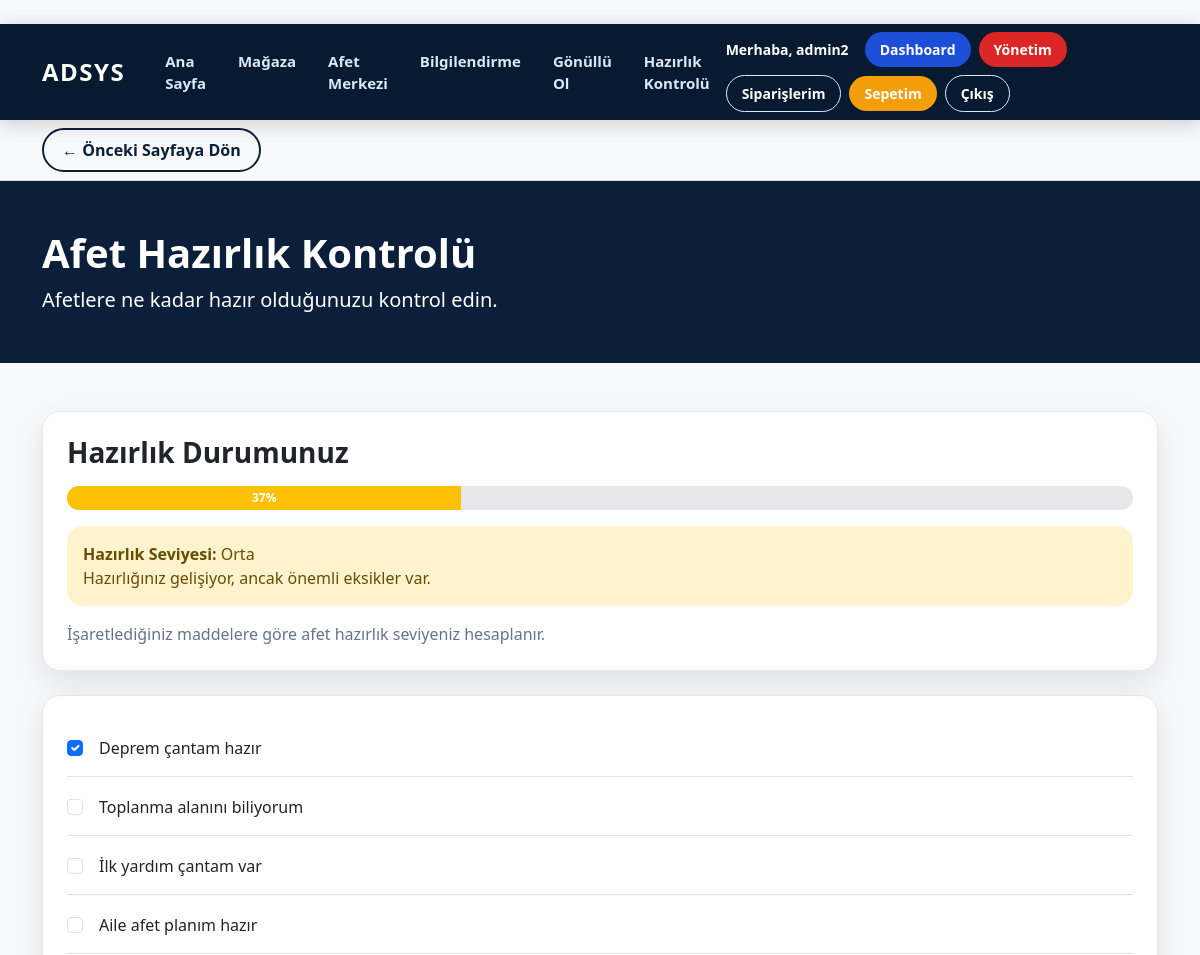
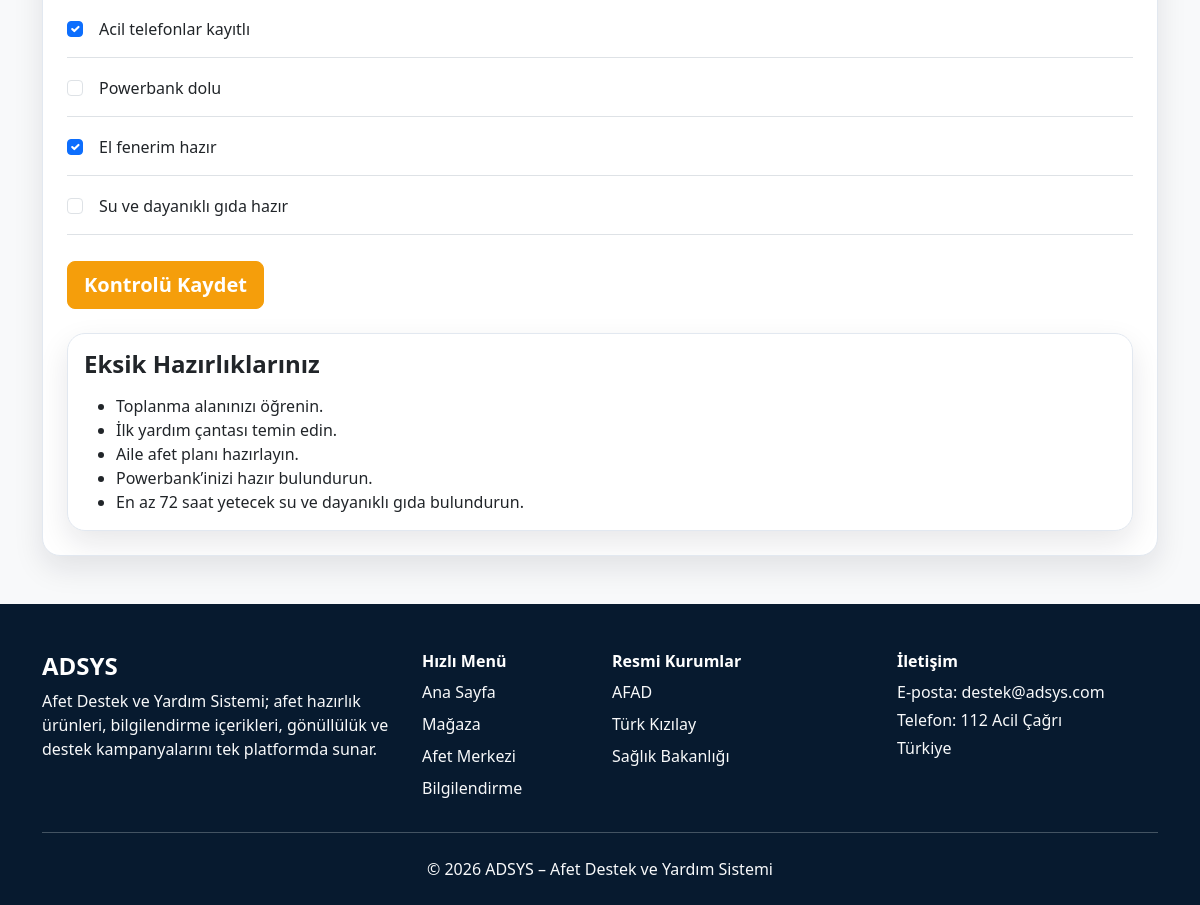
The page /bagis/hazirlik-kontrolu/ (signed in) on the database its author committed (2 pictures, top to bottom).
### donations/models.py (models this page shows, shortened)
class PreparednessCheck(models.Model):
    user = models.OneToOneField(
        "auth.User",
        on_delete=models.CASCADE,
        related_name="preparedness_check"
    )
    emergency_bag = models.BooleanField("Deprem çantam hazır", default=False)
    meeting_area = models.BooleanField("Toplanma alanını biliyorum", default=False)
    first_aid = models.BooleanField("İlk yardım çantam var", default=False)
    family_plan = models.BooleanField("Aile afet planım hazır", default=False)
    emergency_numbers = models.BooleanField("Acil telefonlar kayıtlı", default=False)
    powerbank = models.BooleanField("Powerbank dolu", default=False)
    flashlight = models.BooleanField("El fenerim hazır", default=False)
    water_food = models.BooleanField("Su ve dayanıklı gıda hazır", default=False)
    updated_at = models.DateTimeField(auto_now=True)
    class Meta:
        verbose_name = "Hazırlık Kontrolü"
        verbose_name_plural = "Hazırlık Kontrolleri"
    def progress_percent(self):
        fields = [
            self.emergency_bag,
            self.meeting_area,
            self.first_aid,
            self.family_plan,
            self.emergency_numbers,
            self.powerbank,
            self.flashlight,
            self.water_food,
        ]
        completed = sum(1 for field in fields if field)
        return int((completed / len(fields)) * 100)

### donations/views.py (the view)
# urls.py: path("hazirlik-kontrolu/", preparedness_check, name="preparedness_check"),
@login_required
def preparedness_check(request):
    check, created = PreparednessCheck.objects.get_or_create(user=request.user)
    if request.method == "POST":
        form = PreparednessCheckForm(request.POST, instance=check)
        if form.is_valid():
            form.save()
            return redirect("preparedness_check")
    else:
        form = PreparednessCheckForm(instance=check)
    return render(
        request,
        "preparedness_check.html",
        {
            "form": form,
            "check": check,
            "progress": check.progress_percent(),
        },
    )

### donations/forms.py
class PreparednessCheckForm(forms.ModelForm):
    class Meta:
        model = PreparednessCheck
        fields = [
            "emergency_bag",
            "meeting_area",
            "first_aid",
            "family_plan",
            "emergency_numbers",
            "powerbank",
            "flashlight",
            "water_food",
        ]
        widgets = {
            "emergency_bag": forms.CheckboxInput(attrs={"class": "form-check-input"}),
            "meeting_area": forms.CheckboxInput(attrs={"class": "form-check-input"}),
            "first_aid": forms.CheckboxInput(attrs={"class": "form-check-input"}),
            "family_plan": forms.CheckboxInput(attrs={"class": "form-check-input"}),
            "emergency_numbers": forms.CheckboxInput(attrs={"class": "form-check-input"}),
            "powerbank": forms.CheckboxInput(attrs={"class": "form-check-input"}),
            "flashlight": forms.CheckboxInput(attrs={"class": "form-check-input"}),
            "water_food": forms.CheckboxInput(attrs={"class": "form-check-input"}),
        }

### templates/preparedness_check.html (shortened to what this page needs)
﻿{% extends "base.html" %}
{% block content %}
<section class="py-5 text-white" style="background:#0B1F3A;">
    <div class="container">
        <h1 class="fw-bold">Afet Hazırlık Kontrolü</h1>
        <p class="lead mb-0">
            Afetlere ne kadar hazır olduğunuzu kontrol edin.
        </p>
    </div>
</section>
<div class="container my-5">
    <div class="card ad-card mb-4">
        <div class="card-body p-4">
            <h3 class="fw-bold mb-3">
                Hazırlık Durumunuz
            </h3>
            <div class="progress mb-3" style="height:24px;">
                <div class="progress-bar bg-warning"
                     style="width: {{ progress }}%;">
                    {{ progress }}%
                </div>
            </div>
            {% if progress < 30 %}
            <div class="alert alert-danger mt-3">
                <strong>Hazırlık Seviyesi:</strong> Düşük<br>
                Afetlere karşı hazırlığınız yetersiz görünüyor.
            </div>
            {% elif progress < 60 %}
            <div class="alert alert-warning mt-3">
                <strong>Hazırlık Seviyesi:</strong> Orta<br>
                Hazırlığınız gelişiyor, ancak önemli eksikler var.
            </div>
            {% elif progress < 90 %}
            <div class="alert alert-info mt-3">
                <strong>Hazırlık Seviyesi:</strong> İyi<br>
                Afet hazırlığınız büyük ölçüde tamamlanmış durumda.
            </div>
            {% else %}
            <div class="alert alert-success mt-3">
                <strong>Hazırlık Seviyesi:</strong> Çok İyi<br>
                Afetlere karşı oldukça hazırlıklı görünüyorsunuz.
            </div>
            {% endif %}
            <p class="text-muted mb-0">
                İşaretlediğiniz maddelere göre afet hazırlık seviyeniz hesaplanır.
            </p>
        </div>
    </div>
    <div class="card ad-card">
        <div class="card-body p-4">
            <form method="post">
                {% for field in form %}
                <div class="form-check border-bottom py-3">
                    {{ field }}
                    <label class="form-check-label ms-2">
                        {{ field.label }}
                    </label>
                </div>
                {% endfor %}
                <button type="submit" class="btn btn-warning btn-lg mt-4">
                    Kontrolü Kaydet
                </button>
            </form>
            <div class="card ad-card mt-4">
                <div class="card-body">
                    <h4 class="fw-bold mb-3">Eksik Hazırlıklarınız</h4>
                    <ul class="mb-0">
                        {% if not check.meeting_area %}
                        <li>Toplanma alanınızı öğrenin.</li>
                        {% endif %}
                        {% if not check.first_aid %}
                        <li>İlk yardım çantası temin edin.</li>
                        {% endif %}
                        {% if not check.family_plan %}
                        <li>Aile afet planı hazırlayın.</li>
                        {% endif %}
                        {% if not check.powerbank %}
                        <li>Powerbank’inizi hazır bulundurun.</li>
                        {% endif %}
                        {% if not check.water_food %}
                        <li>En az 72 saat yetecek su ve dayanıklı gıda bulundurun.</li>
                        {% endif %}
                    </ul>
                </div>
            </div>
        </div>
    </div>
</div>
{% endblock %}

### templates/base.html (shortened to what this page needs)
﻿{% load static %}
<!DOCTYPE html>
<html lang="tr">
<head>
    <link href="https://cdn.jsdelivr.net/npm/bootstrap@5.3.3/dist/css/bootstrap.min.css" rel="stylesheet">
    <link rel="stylesheet" href="{% static 'css/style.css' %}?v=5">
</head>
<body class="bg-light">
    <nav class="navbar navbar-expand-lg navbar-dark">
        <div class="container">
            <a class="navbar-brand fw-bold fs-4 me-4" href="/">
                ADSYS
            </a>
            <div class="collapse navbar-collapse" id="mainNavbar">
                <ul class="navbar-nav me-auto mb-2 mb-lg-0">
                    <li class="nav-item"><a class="nav-link px-3" href="/">Ana Sayfa</a></li>
                    <li class="nav-item"><a class="nav-link px-3" href="/magaza/">Mağaza</a></li>
                    <li class="nav-item"><a class="nav-link px-3" href="/bagis/">Afet Merkezi</a></li>
                    <li class="nav-item"><a class="nav-link px-3" href="/bagis/bilgi/">Bilgilendirme</a></li>
                    <li class="nav-item"><a class="nav-link px-3" href="/bagis/gonullu/">Gönüllü Ol</a></li>
                    <li class="nav-item">
                        <a class="nav-link px-3" href="/bagis/hazirlik-kontrolu/">Hazırlık Kontrolü</a>
                    </li>
                </ul>
                <div class="d-flex align-items-center gap-2 flex-wrap">
                    {% if user.is_authenticated %}
                    <span class="nav-user-text me-2">
                        Merhaba, {{ user.username }}
                    </span>
                    {% if user.is_staff %}
                    <a href="/panel/" class="btn btn-nav btn-nav-admin">Dashboard</a>
                    <a href="/admin/" class="btn btn-nav btn-nav-danger">Yönetim</a>
                    {% endif %}
                    <a href="/hesap/siparislerim/" class="btn btn-nav btn-nav-outline">Siparişlerim</a>
                    <a href="/sepetim/" class="btn btn-nav btn-nav-primary">Sepetim</a>
                    <form method="post" action="/hesap/logout/" class="m-0">
                        <button type="submit" class="btn btn-nav btn-nav-outline">Çıkış</button>
                    </form>
                    {% else %}
                    <a href="/hesap/login/" class="btn btn-nav btn-nav-outline">Giriş Yap</a>
                    <a href="/hesap/kayit/" class="btn btn-nav btn-nav-primary">Üye Ol</a>
                    {% endif %}
                </div>
            </div>
        </div>
    </nav>
    {% if request.path != "/" %}
    <div class="bg-light border-bottom">
        <div class="container py-2">
            <a href="javascript:history.back()"
               class="back-link">
                ← Önceki Sayfaya Dön
            </a>
        </div>
    </div>
    {% endif %}
    {% block content %}
    {% endblock %}
    <footer class="footer mt-5 pt-5 pb-4">
        <div class="container">
            <div class="row g-4">
                <div class="col-md-4">
                    <h4 class="fw-bold text-white">
                        ADSYS
                    </h4>
                    <p class="text-light">
                        Afet Destek ve Yardım Sistemi; afet hazırlık ürünleri, bilgilendirme içerikleri,
                        gönüllülük ve destek kampanyalarını tek platformda sunar.
                    </p>
                </div>
                <div class="col-md-2">
                    <h6 class="fw-bold text-white">
                        Hızlı Menü
                    </h6>
                    <a href="/" class="d-block text-light text-decoration-none mb-2">Ana Sayfa</a>
                    <a href="/magaza/" class="d-block text-light text-decoration-none mb-2">Mağaza</a>
                    <a href="/bagis/" class="d-block text-light text-decoration-none mb-2">Afet Merkezi</a>
                    <a href="/bagis/bilgi/" class="d-block text-light text-decoration-none mb-2">Bilgilendirme</a>
                </div>
                <div class="col-md-3">
                    <h6 class="fw-bold text-white">
                        Resmi Kurumlar
                    </h6>
                    <a href="https://www.afad.gov.tr" target="_blank" class="d-block text-light text-decoration-none mb-2">AFAD</a>
                    <a href="https://www.kizilay.org.tr" target="_blank" class="d-block text-light text-decoration-none mb-2">Türk Kızılay</a>
                    <a href="https://www.saglik.gov.tr" target="_blank" class="d-block text-light text-decoration-none mb-2">Sağlık Bakanlığı</a>
                </div>
                <div class="col-md-3">
                    <h6 class="fw-bold text-white">
                        İletişim
                    </h6>
                    <p class="text-light mb-1">
                        E-posta: destek@adsys.com
                    </p>
                    <p class="text-light mb-1">
                        Telefon: 112 Acil Çağrı
                    </p>
                    <p class="text-light mb-0">
                        Türkiye
                    </p>
                </div>
            </div>
            <hr class="border-light my-4">
            <div class="text-center text-light">
                © 2026 ADSYS – Afet Destek ve Yardım Sistemi
            </div>
        </div>
    </footer>
</body>
</html>

### static/css/style.css (style rules this page uses)
* { box-sizing: border-box; }
body { background: var(--gray-bg); color: var(--dark-text); font-family: "Segoe UI", Arial, sans-serif; }
.navbar { background: var(--navy) !important; min-height: 74px; box-shadow: 0 4px 18px rgba(0, 0, 0, 0.18); }
.navbar-brand { color: #ffffff !important; font-weight: 800; letter-spacing: 1.5px; }
.navbar .nav-link { color: #DCE7F7 !important; font-weight: 600; font-size: 15px; transition: 0.25s ease; }
.nav-user-text { color: #ffffff; font-size: 14px; font-weight: 600; }
.btn-nav { border-radius: 999px; padding: 7px 15px; font-size: 14px; font-weight: 700; border: none; transition: 0.25s ease; }
.btn-nav-outline { background: transparent; border: 1.5px solid #DCE7F7; color: #ffffff !important; }
.btn-nav-primary { background: var(--orange); color: #ffffff !important; }
.btn-nav-admin { background: var(--blue); color: #ffffff !important; }
.btn-nav-danger { background: var(--red); color: #ffffff !important; }
.ad-card { background: var(--gray-card); border: 1px solid var(--border); border-radius: 22px; box-shadow: var(--shadow); transition: 0.25s ease; overflow: hidden; }
.card { border-radius: 18px; }
.btn-warning { background: var(--orange) !important; border-color: var(--orange) !important; color: #ffffff !important; font-weight: 700; }
.text-muted { color: var(--gray-text) !important; }
.progress { height: 16px; border-radius: 999px; background: #E5E7EB; overflow: hidden; }
.progress-bar { font-weight: 700; }
.alert { border-radius: 16px; border: none; }
footer, .footer { background: var(--navy) !important; color: #ffffff; }
footer p { color: #DCE7F7; }
a { transition: 0.25s ease; }
.back-link { display: inline-block; padding: 8px 18px; border: 2px solid #0B1F3A; border-radius: 40px; color: #0B1F3A; font-weight: 600; text-decoration: none; transition: .3s; }

### rows shown on the page
PreparednessCheck: form "☑" "☑" "☑"

### other values the page prints
{{ user.username }} "admin2"
{{ progress }} "37"
{{ field.label }} "Deprem çantam hazır" "Toplanma alanını biliyorum" "İlk yardım çantam var" "Aile afet planım hazır" "Acil telefonlar kayıtlı" "Powerbank dolu" "El fenerim hazır" "Su ve dayanıklı gıda hazır"
